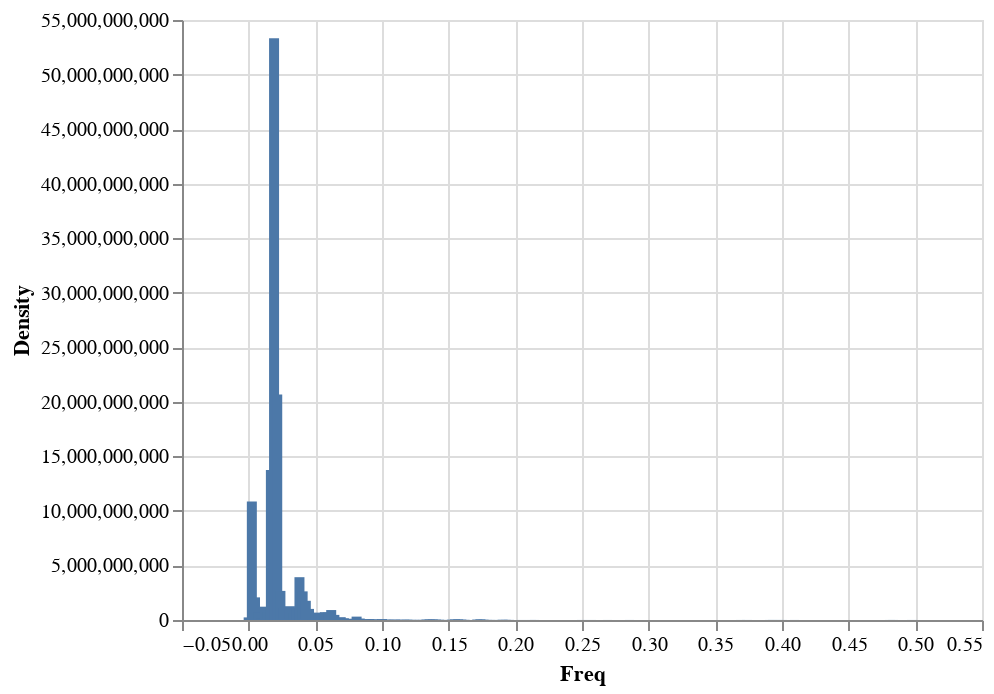

This figure's notebook cell:
### Markdown cell above
### make function call to make_welch_sig_perdiogram function

### Code cell
make_welch_sig_periodgram(flu_data.SPEC_RECEIVED_NB, fs = 1, nperseg=420)

### Figure 1 — Vega-Lite specification as saved in the notebook (floating-point values rounded to 4 significant figures; data arrays with more than 128 entries replaced by an {"elided": "..."} marker saying what was removed)
{"config": {"view": {"continuousWidth": 400, "continuousHeight": 300}}, "data": {"name": "data-aa0defa072533d902c2eb3dfa681e807"}, "mark": "bar", "encoding": {"x": {"type": "quantitative", "field": "Freq"}, "y": {"type": "quantitative", "field": "Density"}}, "$schema": "https://vega.github.io/schema/vega-lite/v4.8.1.json", "datasets": {"data-aa0defa072533d902c2eb3dfa681e807": {"elided": "211 records"}}}
